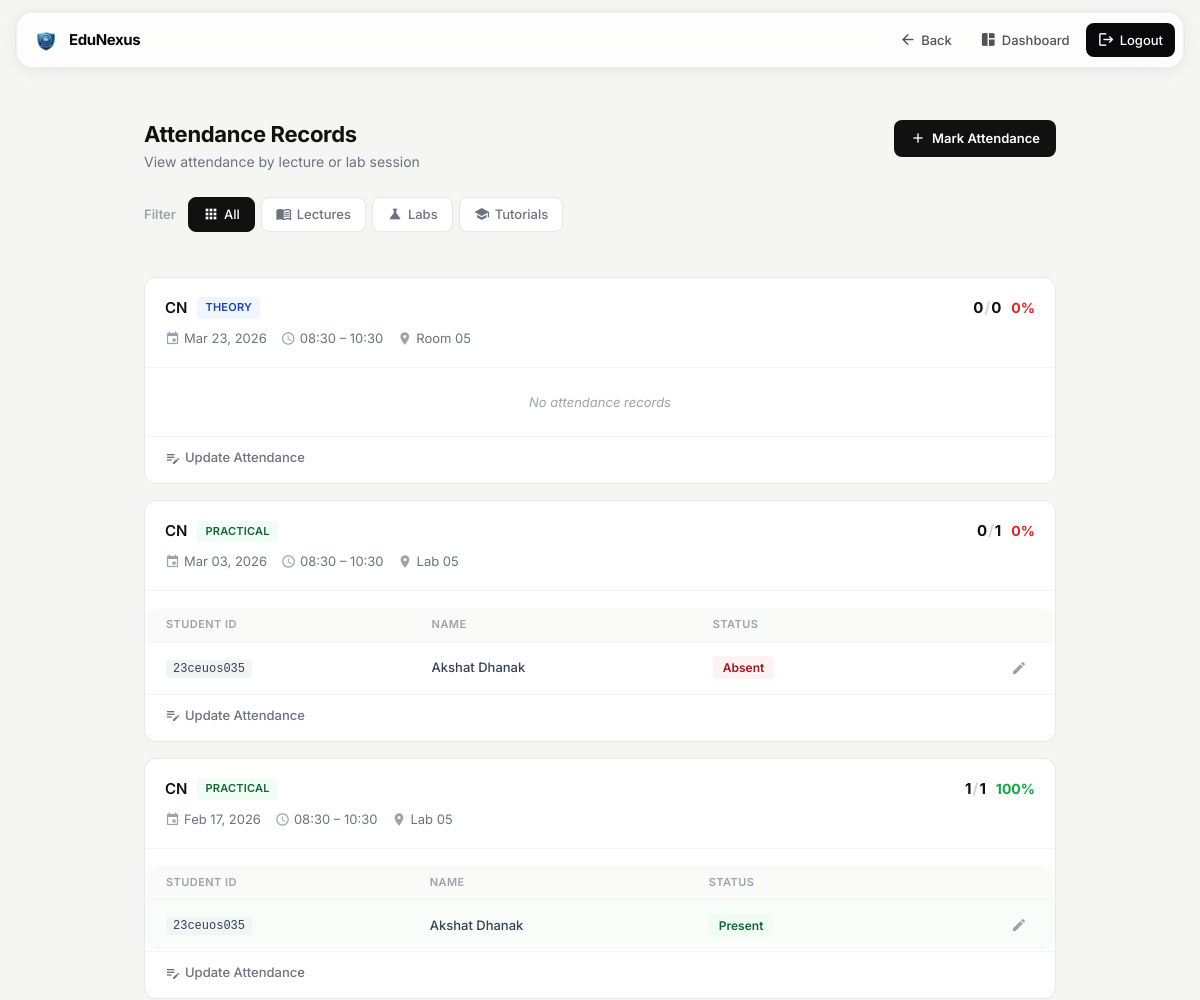
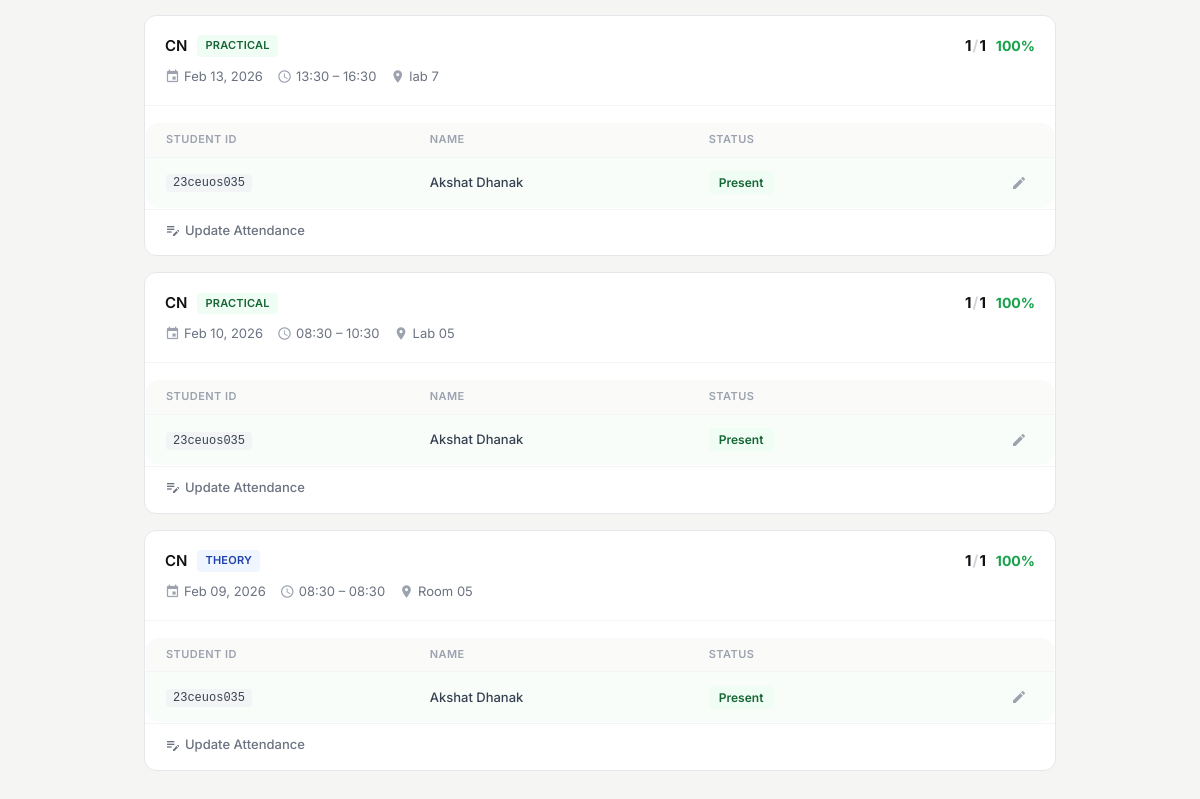
/faculty_app/show_student_attendance (signed in), run on the app's committed database (2 pictures, top to bottom).
### admin_app/models.py (models this page shows, shortened)
class Lecture(models.Model):
    TYPE_CHOICES = [
        ('theory', 'Theory'),
        ('practical', 'Practical'),
        ('tutorial', 'Tutorial'),
    ]
    subject_offering = models.ForeignKey(SubjectOffering, on_delete=models.CASCADE, related_name='lectures')
    date = models.DateField()
    start_time = models.TimeField()
    end_time = models.TimeField()
    lecture_type = models.CharField(max_length=20, choices=TYPE_CHOICES, default='theory')
    room_number = models.CharField(max_length=20, blank=True, null=True)
    faculty = models.ForeignKey(Faculty, on_delete=models.PROTECT, related_name='conducted_lectures')
    is_conducted = models.BooleanField(default=True)
    created_at = models.DateTimeField(auto_now_add=True)
    class Meta:
        ordering = ['date', 'start_time']

class SubjectOffering(models.Model):
    subject = models.ForeignKey(Subject, on_delete=models.PROTECT, related_name='offerings')
    academic_year = models.CharField(max_length=10)  # e.g., "2025-26"
    division = models.CharField(max_length=5)  # e.g., "A", "B", "C"
    faculty = models.ForeignKey('Faculty', on_delete=models.PROTECT, related_name='teaching_subjects')
    max_students = models.IntegerField(default=60)
    created_at = models.DateTimeField(auto_now_add=True)
    class Meta:
        ordering = ['academic_year', 'subject', 'division']
        unique_together = ['subject', 'academic_year', 'division']

class Subject(models.Model):
    code = models.CharField(max_length=20, unique=True)   # e.g., "23CE610"
    name = models.CharField(max_length=200, unique=True)  # e.g., "ADVANCED COMPUTER ARCHITECTURE"
    credits = models.IntegerField(default=4)
    semester = models.IntegerField(choices=[(i, f"Semester {i}") for i in range(1, 9)])
    is_elective = models.BooleanField(default=False)
    department = models.ForeignKey(Department, on_delete=models.PROTECT, related_name='subjects')
    syllabus_url = models.URLField(blank=True, null=True)
    created_at = models.DateTimeField(auto_now_add=True)
    class Meta:
        ordering = ['semester', 'code']
        unique_together = ['code', 'department']

class Attendance(models.Model):
    STATUS_CHOICES = [
        ('present', 'Present'),
        ('absent', 'Absent'),
        ('late', 'Late'),
    ]
    lecture = models.ForeignKey(Lecture, on_delete=models.CASCADE, related_name='attendances')
    student = models.ForeignKey(Student, on_delete=models.CASCADE, related_name='attendances')
    status = models.CharField(max_length=20, choices=STATUS_CHOICES, default='absent')
    marked_date = models.DateTimeField(auto_now=True)
    marked_by = models.ForeignKey(Faculty, on_delete=models.SET_NULL, null=True, blank=True, related_name='marked_attendances')
    face_recognized = models.BooleanField(default=False, null=True)
    created_at = models.DateTimeField(auto_now_add=True)
    class Meta:
        ordering = ['lecture', 'student']
        unique_together = ['lecture', 'student']

class Student(models.Model):
    STATUS_CHOICES = [
        ('active', 'Active'),
        ('graduated', 'Graduated'),
        ('suspended', 'Suspended'),
        ('dropped', 'Dropped'),
    ]
    BATCH_CHOICES = [
        ('A1', 'A1'),
        ('A2', 'A2'),
        ('A3', 'A3'),
        ('A4', 'A4'),
        ('B1', 'B1'),
        ('B2', 'B2'),
        ('B3', 'B3'),
        ('B4', 'B4'),
    ]
    user = models.OneToOneField(CustomUser, on_delete=models.CASCADE, related_name='student_profile')
    roll_number = models.CharField(max_length=20, unique=True)
    name = models.CharField(max_length=200)
    degree_program = models.ForeignKey(DegreeProgram, on_delete=models.PROTECT, related_name='enrolled_students', null=True, blank=True)
    semester = models.IntegerField(choices=[(i, f"Semester {i}") for i in range(1, 9)], default=1)
    division = models.CharField(max_length=5)  # A, B, C, etc.
    batch = models.CharField(max_length=10, choices=BATCH_CHOICES)
    graduation_date = models.DateField(blank=True, null=True)
    phone = models.CharField(max_length=15)
    blood_group = models.CharField(max_length=3, blank=True, null=True)
    date_of_birth = models.DateField(blank=True, null=True)
    address = models.TextField(blank=True, null=True)
    city = models.CharField(max_length=100, blank=True, null=True)
    state = models.CharField(max_length=100, blank=True, null=True)
    pincode = models.CharField(max_length=10, blank=True, null=True)
    father_name = models.CharField(max_length=100, blank=True, null=True)
    father_contact = models.CharField(max_length=15, blank=True, null=True)
    mother_name = models.CharField(max_length=100, blank=True, null=True)
    mother_contact = models.CharField(max_length=15, blank=True, null=True)
    image = models.ImageField(upload_to='student_photos/', default='default_student.jpg')
    face_encoding = models.TextField(blank=True, null=True)  # JSON encoded face descriptor
    status = models.CharField(max_length=20, choices=STATUS_CHOICES, default='active')
    created_at = models.DateTimeField(auto_now_add=True)
    updated_at = models.DateTimeField(auto_now=True)
    class Meta:
        ordering = ['degree_program', 'semester', 'roll_number']

### registration/models.py (models this page shows)
class CustomUser(AbstractUser):
    ROLE_CHOICES = [
        ("student", "Student"),
        ("faculty", "Faculty"),
        ("admin", "Admin"),
    ]
    role = models.CharField(max_length=10, choices=ROLE_CHOICES, default="student")

### faculty_app/views.py (the view)
# urls.py: path("show_student_attendance", views.show_student_attendance, name="show_student_attendance"),
@faculty_required
def show_student_attendance(request):
    faculty = Faculty.objects.get(user=request.user)
    filter_type = request.GET.get('filter', 'all')  # all, theory, practical, tutorial
    selected_lecture_id = request.GET.get('lecture_id')
    lectures = Lecture.objects.filter(faculty=faculty).select_related('subject_offering', 'subject_offering__subject').order_by('-date')
    if filter_type != 'all' and filter_type in ['theory', 'practical', 'tutorial']:
        lectures = lectures.filter(lecture_type=filter_type)
    if selected_lecture_id:
        lectures = lectures.filter(id=selected_lecture_id)
    lecture_data = []
    for lecture in lectures:
        attendances = (
            Attendance.objects
            .filter(lecture=lecture)
            .select_related('student', 'student__user')
            .order_by('student__semester', 'student__name')
        )
        present_count = attendances.filter(status='present').count()
        total_count = attendances.count()
        semester_groups = defaultdict(list)
        for att in attendances:
            semester_groups[att.student.semester].append(att)
        ordered_groups = sorted(semester_groups.items(), key=lambda x: x[0])
        lecture_data.append({
            'lecture': lecture,
            'slot_type': lecture.lecture_type,
            'slot_type_display': lecture.get_lecture_type_display(),
            'attendances': attendances,
            'semester_groups': ordered_groups,
            'present_count': present_count,
            'total_count': total_count,
            'attendance_percentage': (present_count / total_count * 100) if total_count > 0 else 0,
        })
    context = {
        'lecture_data': lecture_data,
        'filter_type': filter_type,
        'selected_lecture_id': selected_lecture_id,
        'faculty': faculty,
    }
    return render(request, "faculty_app/show_student_attendance.html", context)

### faculty_app/views.py (called while the page is built)
def faculty_required(view_func):
    @wraps(view_func)
    def wrapper(request, *args, **kwargs):
        if not request.user.is_authenticated:
            return redirect("registration:login")  # Redirect unauthenticated users to login page
        if request.user.role == "faculty":
            return view_func(request, *args, **kwargs)
        logout(request)  # Log out unauthorized users
        return redirect("registration:login")  # Redirect unauthorized users
    return wrapper

### project1/context_processors.py (called while the page is built)
def session_timeout(request):
    return {
        'SESSION_TIMEOUT_SECONDS': getattr(settings, 'SESSION_COOKIE_AGE', 1800),
    }

### faculty_app/templates/faculty_app/show_student_attendance.html (shortened to what this page needs)
{% extends "layout.html" %}
{% block container %}
<div class="ar-page">
  <div class="ar-header">
    <div>
      <h1>Attendance Records</h1>
      <p>View attendance by lecture or lab session</p>
    </div>
    <a href="{% url 'faculty_app:mark_student_attendance' %}" class="ar-action-btn">
      <span class="material-icons">add</span> Mark Attendance
    </a>
  </div>
  <div class="ar-filter-bar">
    <span class="ar-filter-label">Filter</span>
    <div class="ar-filter-chips">
      <a href="?filter=all" class="ar-chip {% if filter_type == 'all' %}ar-chip-active{% endif %}">
        <span class="material-icons">apps</span> All
      </a>
      <a href="?filter=theory" class="ar-chip {% if filter_type == 'theory' %}ar-chip-active{% endif %}">
        <span class="material-icons">menu_book</span> Lectures
      </a>
      <a href="?filter=practical" class="ar-chip {% if filter_type == 'practical' %}ar-chip-active{% endif %}">
        <span class="material-icons">science</span> Labs
      </a>
      <a href="?filter=tutorial" class="ar-chip {% if filter_type == 'tutorial' %}ar-chip-active{% endif %}">
        <span class="material-icons">school</span> Tutorials
      </a>
    </div>
  </div>
  {% if lecture_data %}
  <div class="ar-list">
    {% for item in lecture_data %}
    <div class="ar-record">
      <div class="ar-record-top">
        <div class="ar-record-info">
          <div class="ar-record-title-row">
            <span class="ar-subject">{{ item.lecture.subject_offering.subject.name }}</span>
            <span class="ar-type-tag ar-type-{{ item.slot_type }}">{{ item.slot_type_display }}</span>
          </div>
          <div class="ar-record-meta">
            <span><span class="material-icons">event</span>{{ item.lecture.date|date:"M d, Y" }}</span>
            <span><span class="material-icons">schedule</span>{{ item.lecture.start_time|time:"H:i" }} – {{ item.lecture.end_time|time:"H:i" }}</span>
            {% if item.lecture.room_number %}
            <span><span class="material-icons">room</span>{{ item.lecture.room_number }}</span>
            {% endif %}
          </div>
        </div>
        <div class="ar-record-stats">
          <span class="ar-stat-num">{{ item.present_count }}<span class="ar-stat-slash">/</span>{{ item.total_count }}</span>
          <span class="ar-stat-pct {% if item.attendance_percentage >= 75 %}ar-pct-good{% elif item.attendance_percentage >= 50 %}ar-pct-warn{% else %}ar-pct-bad{% endif %}">
            {{ item.attendance_percentage|floatformat:0 }}%
          </span>
        </div>
      </div>
      <div class="ar-table-wrap">
        {% if item.semester_groups %}
          {% for semester, group in item.semester_groups %}
          <div class="ar-sem-block">
            <table class="ar-table">
              <thead>
                <tr>
                  <th>Student ID</th>
                  <th>Name</th>
                  <th>Status</th>
                  <th></th>
                </tr>
              </thead>
              <tbody>
                {% for attendance in group %}
                <tr class="{% if attendance.status == 'present' %}ar-row-present{% endif %}">
                  <td><code class="ar-code">{{ attendance.student.user.username }}</code></td>
                  <td class="ar-name">{{ attendance.student.name }}</td>
                  <td>
                    {% if attendance.status == 'present' %}
                    <span class="ar-status ar-s-present">Present</span>
                    {% elif attendance.status == 'late' %}
                    <span class="ar-status ar-s-late">Late</span>
                    {% else %}
                    <span class="ar-status ar-s-absent">Absent</span>
                    {% endif %}
                  </td>
                  <td class="ar-edit-cell">
                    <a href="{% url 'faculty_app:edit_student_attendance' attendance.id %}" class="ar-edit-btn">
                      <span class="material-icons">edit</span>
                    </a>
                  </td>
                </tr>
                {% endfor %}
              </tbody>
            </table>
          </div>
          {% endfor %}
        {% else %}
          <div class="ar-table-empty">No attendance records</div>
        {% endif %}
      </div>
      <div class="ar-record-foot">
        <a href="{% url 'faculty_app:mark_student_attendance2' item.lecture.id %}" class="ar-update-link">
          <span class="material-icons">edit_note</span> Update Attendance
        </a>
      </div>
    </div>
    {% endfor %}
  </div>
  {% endif %}
</div>
{% endblock %}

### data on the page
Lecture: lecture.subject_offering.subject.name "CN", slot_type_display "THEORY", lecture "Mar 23, 2026", lecture.start_time "08:30", lecture.end_time "10:30", lecture.room_number "Room 05", present_count "0", total_count "0", attendance_percentage "0", shows "No attendance records"
Lecture: lecture.subject_offering.subject.name "CN", slot_type_display "PRACTICAL", lecture "Mar 03, 2026", lecture.start_time "08:30", lecture.end_time "10:30", lecture.room_number "Lab 05", present_count "0", total_count "1", attendance_percentage "0"
Attendance: student.user.username "23ceuos035", student.name "Akshat Dhanak", status "Absent"
Lecture: lecture.subject_offering.subject.name "CN", slot_type_display "PRACTICAL", lecture "Feb 17, 2026", lecture.start_time "08:30", lecture.end_time "10:30", lecture.room_number "Lab 05", present_count "1", total_count "1", attendance_percentage "100"
Attendance: student.user.username "23ceuos035", student.name "Akshat Dhanak", status "Present"
Lecture: lecture.subject_offering.subject.name "CN", slot_type_display "PRACTICAL", lecture "Feb 13, 2026", lecture.start_time "13:30", lecture.end_time "16:30", lecture.room_number "lab 7", present_count "1", total_count "1", attendance_percentage "100"
Attendance: student.user.username "23ceuos035", student.name "Akshat Dhanak", status "Present"
Lecture: lecture.subject_offering.subject.name "CN", slot_type_display "PRACTICAL", lecture "Feb 10, 2026", lecture.start_time "08:30", lecture.end_time "10:30", lecture.room_number "Lab 05", present_count "1", total_count "1", attendance_percentage "100"
Attendance: student.user.username "23ceuos035", student.name "Akshat Dhanak", status "Present"
Lecture: lecture.subject_offering.subject.name "CN", slot_type_display "THEORY", lecture "Feb 09, 2026", lecture.start_time "08:30", lecture.end_time "08:30", lecture.room_number "Room 05", present_count "1", total_count "1", attendance_percentage "100"
Attendance: student.user.username "23ceuos035", student.name "Akshat Dhanak", status "Present"
